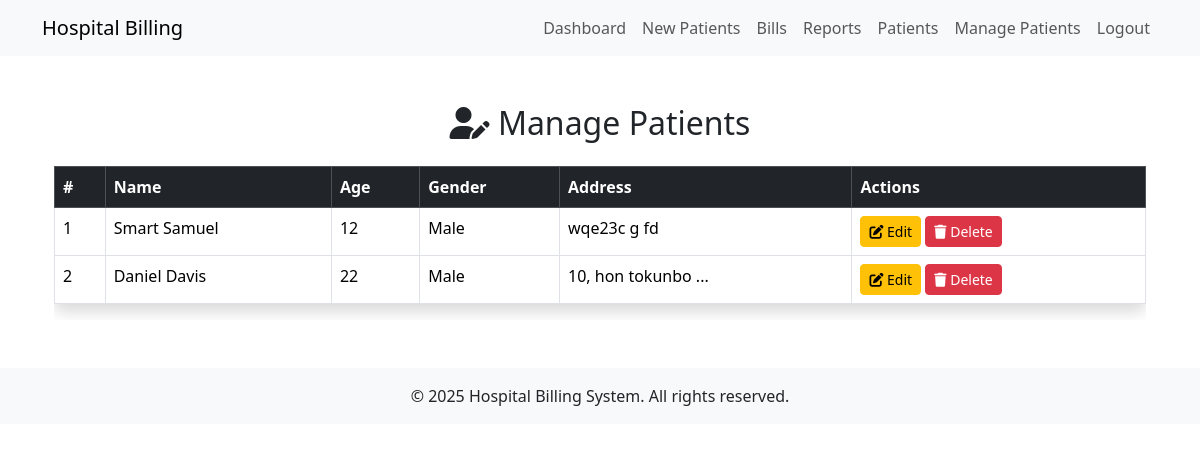
The app's page /modules/manage_patients.php (signed in) with its own data.
### tables this page shows
CREATE TABLE IF NOT EXISTS `patients` (
  `id` int NOT NULL AUTO_INCREMENT,
  `name` varchar(100) NOT NULL,
  `age` int NOT NULL,
  `gender` enum('Male','Female','Other') NOT NULL,
  `phone` varchar(15) NOT NULL,
  `email` varchar(100) DEFAULT NULL,
  `address` text,
  PRIMARY KEY (`id`),
  UNIQUE KEY `email` (`email`)
);

### modules/manage_patients.php (the view, shortened to what this page needs)
<?php
include_once "../config/database.php";
include_once "../includes/header.php";
$patients = $conn->query("SELECT * FROM patients ORDER BY id DESC")->fetch_all(MYSQLI_ASSOC);
?>
<div class="container mt-5">
    <h2 class="text-center mb-4"><i class="fas fa-user-edit"></i> Manage Patients</h2>
    <div class="table-responsive">
        <table class="table table-bordered table-hover shadow rounded-3">
            <thead class="table-dark">
                <tr>
                    <th>#</th>
                    <th>Name</th>
                    <th>Age</th>
                    <th>Gender</th>
                    <th>Address</th>
                    <th>Actions</th>
                </tr>
            </thead>
            <tbody>
                <?php $counter = 1; ?>
                <?php foreach ($patients as $patient): ?>
                    <tr>
                        <td><?= $counter++ ?></td>
                        <td><?= htmlspecialchars($patient['name']) ?></td>
                        <td><?= htmlspecialchars($patient['age']) ?></td>
                        <td><?= htmlspecialchars($patient['gender']) ?></td>
                        <td><?= htmlspecialchars($patient['address']) ?></td>
                        <td>
                            <button class="btn btn-sm btn-warning" data-bs-toggle="modal" data-bs-target="#editModal<?= $patient['id'] ?>">
                                <i class="fas fa-edit"></i> Edit
                            </button>
                            <a href="?delete=<?= $patient['id'] ?>" onclick="return confirm('Are you sure you want to delete this patient? This will also delete their bills.')" class="btn btn-sm btn-danger">
                                <i class="fas fa-trash"></i> Delete
                            </a>
                        </td>
                    </tr>
                <?php endforeach; ?>
            </tbody>
        </table>
    </div>
</div>
<?php include_once "../includes/footer.php"; ?>

### records on screen
patients: name "Smart Samuel", age "12", gender "Male", address "wqe23c g fd"
patients: name "Daniel Davis", age "22", gender "Male", address "10, hon tokunbo ..."
